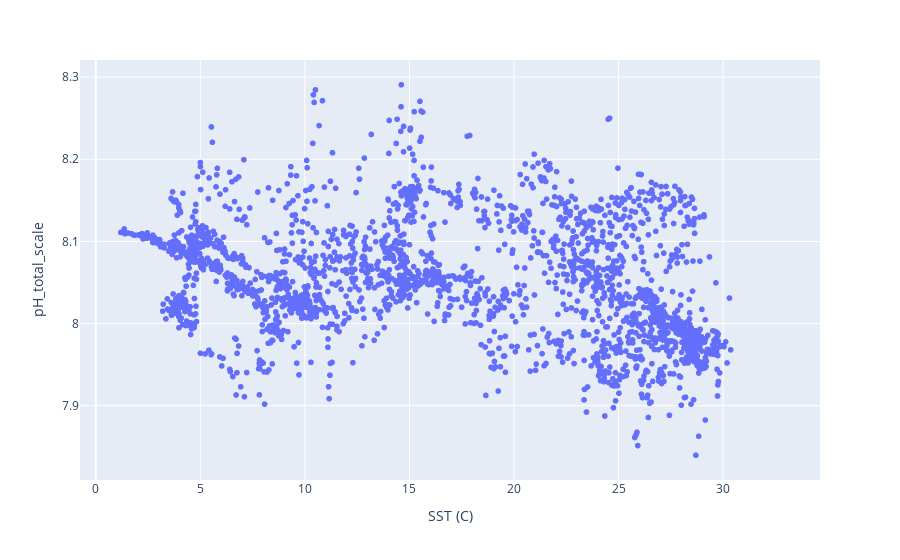

The cell this chart's notebook holds for it:
### Code cell


### Figure 1 — Plotly figure (JSON) as saved in the notebook; plotly's stock layout.template omitted (floating-point values rounded to 4 significant figures; data arrays with more than 128 entries replaced by an {"elided": "..."} marker saying what was removed)
{"data": [{"hovertemplate": "SST (C)=%{x}<br>pH_total_scale=%{y}<extra></extra>", "legendgroup": "", "marker": {"color": "#636efa", "symbol": "circle"}, "mode": "markers", "name": "", "showlegend": false, "type": "scattergl", "x": {"elided": "5749 float values"}, "xaxis": "x", "y": {"elided": "5749 float values"}, "yaxis": "y"}], "layout": {"legend": {"tracegroupgap": 0}, "margin": {"t": 60}, "xaxis": {"anchor": "y", "domain": [0, 1], "title": {"text": "SST (C)"}}, "yaxis": {"anchor": "x", "domain": [0, 1], "title": {"text": "pH_total_scale"}}}}
